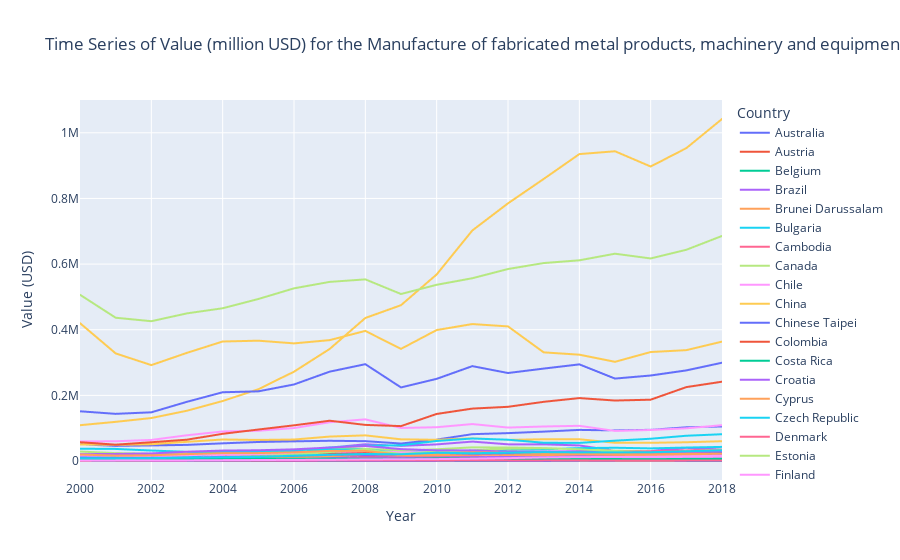
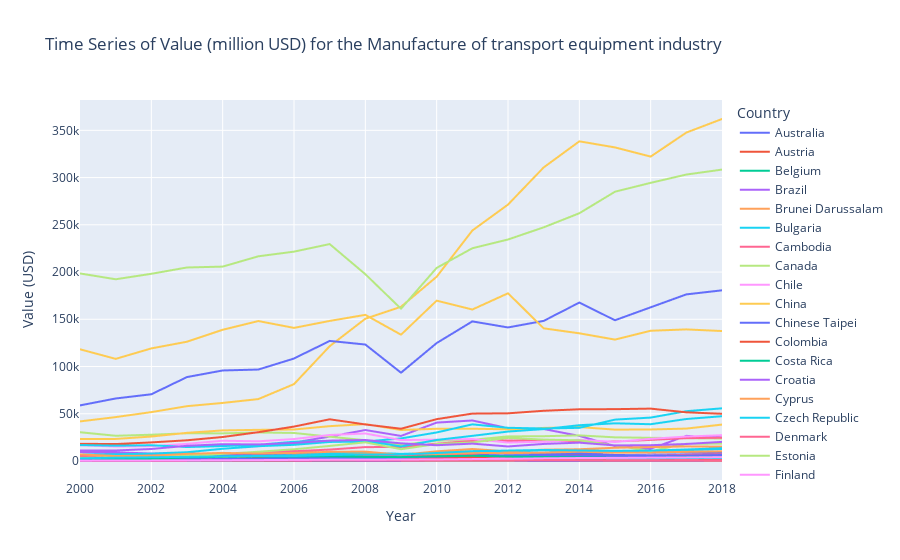
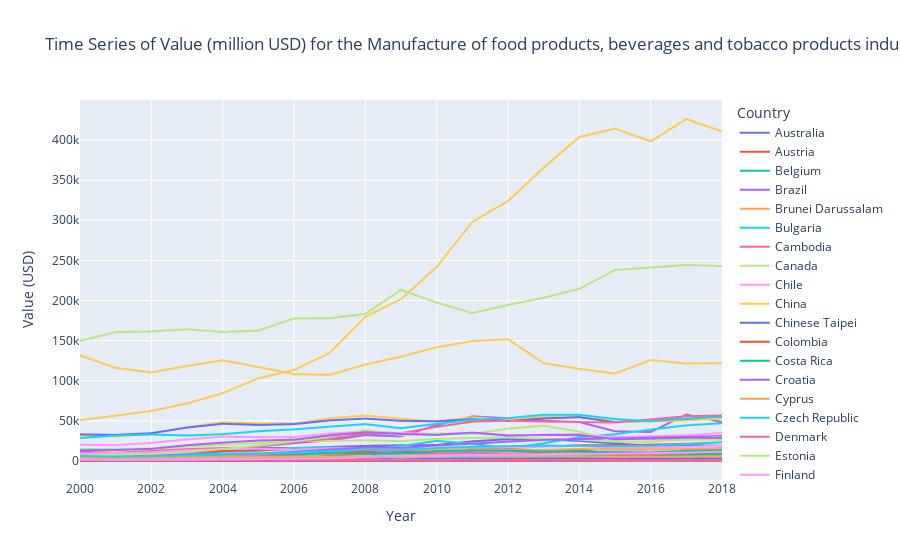
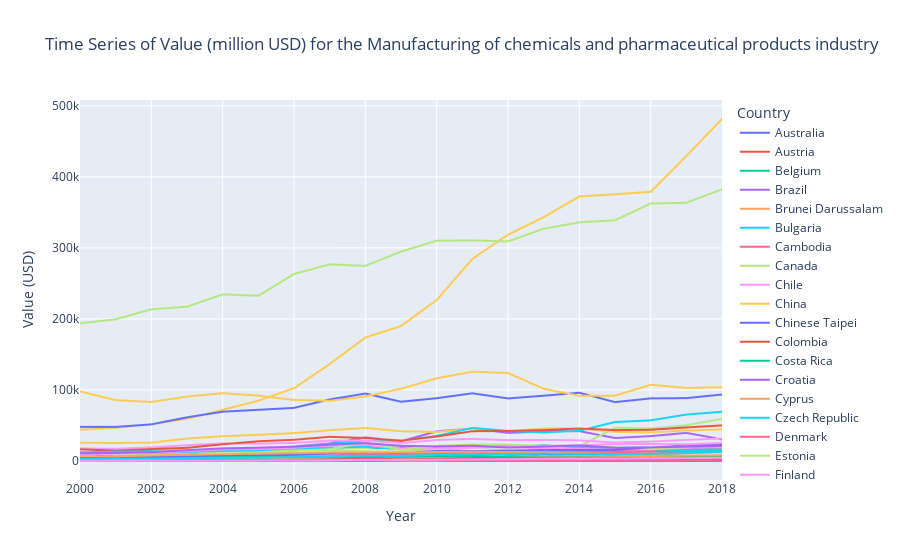

The cell these charts' notebook holds for them, in order:
### Markdown cell above
As we can clearly see, the Manufacture of fabricated metal products, machinery and equipment (J) has the highest value in most of the top countries by a significant margin. The other top industries in general order are:

- Manufacture of Transport equipment (K)
- Manfacture of food products, beverages and tobacco products (A)
- Manufacturing of chemicals and pharmaceutical products (F)
- Manufacture of basic metals (I)

Lets have a look at these 5 and see how they have developed over the years.

### Code cell
# Filter the data for the required Ind Codes
ind_codes = ['J', 'K', 'A', 'F', 'I']
filtered_df = df_eng_final[df_eng_final['Ind Code'].isin(ind_codes)]

# Create a time series plot for each Ind Code using plotly
for ind_code in ind_codes:
    industry = filtered_df[filtered_df['Ind Code'] == ind_code]['Industry'].unique()[0]
    fig = px.line(filtered_df[filtered_df['Ind Code'] == ind_code], x='Year', y='Value (USD)', color='Country',
                  title=f'Time Series of Value (million USD) for the {industry} industry')
    fig.show()
